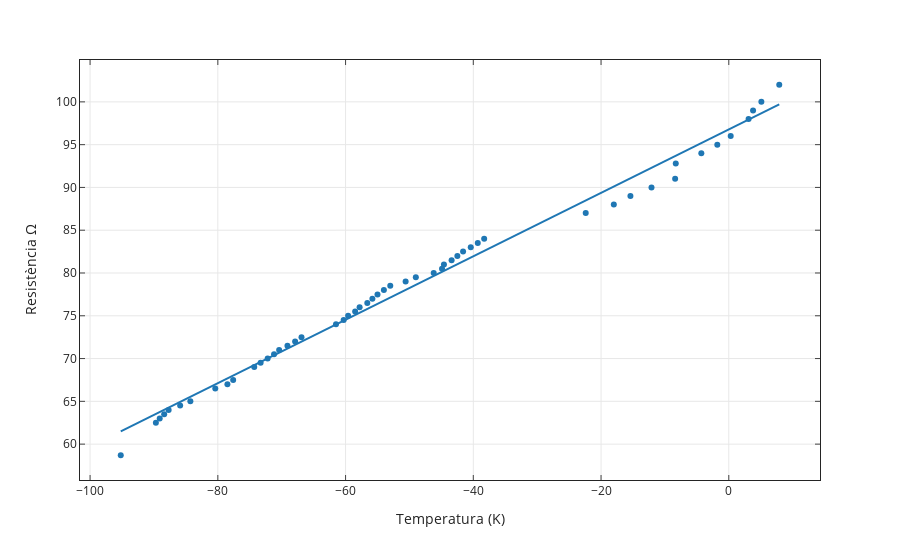

The notebook cell saved with this chart:
### Code cell
fig=px.scatter(x=d2.Tk,y=d2.Rohm,template='simple_white', trendline="ols",
 labels={
                     "x": "Temperatura (K)",
#                      "y": "Resistència $\\text{Resistència }(\Omega)$"
                     "y":resist +"&#x2126;"
                 },                
               )
               
fig.update_layout(
    title={
#         'text': "Resistència (&#x2126;) en funció de la temperatura (K)",
        'y':0.9,
        'x':0.5,
        'xanchor': 'center',
        'yanchor': 'bottom'
        })
fig.update_xaxes(ticks="inside",
                mirror='ticks',showline=True,showgrid=True
                )
fig.update_yaxes(ticks="inside",
                mirror='ticks',showline=True,showgrid=True
                
                )

fig.show()
results = px.get_trendline_results(fig)
results = results.iloc[0]["px_fit_results"].summary()
print(results)
fig.write_image("fig1.pdf",engine="kaleido")

### Figure 1 — Plotly figure (JSON) as saved in the notebook; plotly's stock layout.template omitted (floating-point values rounded to 4 significant figures)
{"data": [{"hovertemplate": "Temperatura (K)=%{x}<br>Resistència &#x2126;=%{y}<extra></extra>", "legendgroup": "", "marker": {"color": "#1F77B4", "symbol": "circle"}, "mode": "markers", "name": "", "orientation": "v", "showlegend": false, "type": "scatter", "x": [-95.2, -89.7, -89.1, -88.4, -87.7, -85.9, -84.3, -80.4, -78.5, -77.6, -74.3, -73.3, -72.2, -71.2, -70.4, -69.1, -67.9, -66.9, -61.5, -60.3, -59.6, -58.5, -57.8, -56.6, -55.8, -55, -54, -53, -50.6, -49, -46.2, -44.9, -44.6, -43.4, -42.5, -41.6, -40.4, -39.3, -38.3, -22.4, -18, -15.4, -12.1, -8.4, -8.3, -4.3, -1.8, 0.3, 3.1, 3.8, 5.1, 7.9], "xaxis": "x", "y": [58.7, 62.5, 63, 63.5, 64, 64.5, 65, 66.5, 67, 67.5, 69, 69.5, 70, 70.5, 71, 71.5, 72, 72.5, 74, 74.5, 75, 75.5, 76, 76.5, 77, 77.5, 78, 78.5, 79, 79.5, 80, 80.5, 81, 81.5, 82, 82.5, 83, 83.5, 84, 87, 88, 89, 90, 91, 92.8, 94, 95, 96, 98, 99, 100, 102], "yaxis": "y"}, {"hovertemplate": "<b>OLS trendline</b><br>y = 0.37082 * x + 96.787<br>R<sup>2</sup>=0.989608<br><br>Temperatura (K)=%{x}<br>Resistència &#x2126;=%{y} <b>(trend)</b><extra></extra>", "legendgroup": "", "marker": {"color": "#1F77B4", "symbol": "circle"}, "mode": "lines", "name": "", "showlegend": false, "type": "scatter", "x": [-95.2, -89.7, -89.1, -88.4, -87.7, -85.9, -84.3, -80.4, -78.5, -77.6, -74.3, -73.3, -72.2, -71.2, -70.4, -69.1, -67.9, -66.9, -61.5, -60.3, -59.6, -58.5, -57.8, -56.6, -55.8, -55, -54, -53, -50.6, -49, -46.2, -44.9, -44.6, -43.4, -42.5, -41.6, -40.4, -39.3, -38.3, -22.4, -18, -15.4, -12.1, -8.4, -8.3, -4.3, -1.8, 0.3, 3.1, 3.8, 5.1, 7.9], "xaxis": "x", "y": [61.48, 63.52, 63.75, 64.01, 64.27, 64.93, 65.53, 66.97, 67.68, 68.01, 69.24, 69.61, 70.01, 70.38, 70.68, 71.16, 71.61, 71.98, 73.98, 74.43, 74.69, 75.09, 75.35, 75.8, 76.1, 76.39, 76.76, 77.13, 78.02, 78.62, 79.66, 80.14, 80.25, 80.69, 81.03, 81.36, 81.81, 82.21, 82.58, 88.48, 90.11, 91.08, 92.3, 93.67, 93.71, 95.19, 96.12, 96.9, 97.94, 98.2, 98.68, 99.72], "yaxis": "y"}], "layout": {"autosize": true, "legend": {"tracegroupgap": 0}, "margin": {"t": 60}, "title": {"x": 0.5, "xanchor": "center", "y": 0.9, "yanchor": "bottom"}, "xaxis": {"anchor": "y", "autorange": true, "domain": [0, 1], "mirror": "ticks", "range": [-101.3, 13.96], "showgrid": true, "showline": true, "ticks": "inside", "title": {"text": "Temperatura (K)"}, "type": "linear"}, "yaxis": {"anchor": "x", "autorange": true, "domain": [0, 1], "mirror": "ticks", "range": [55.63, 105.1], "showgrid": true, "showline": true, "ticks": "inside", "title": {"text": "Resistència &#x2126;"}, "type": "linear"}}}
